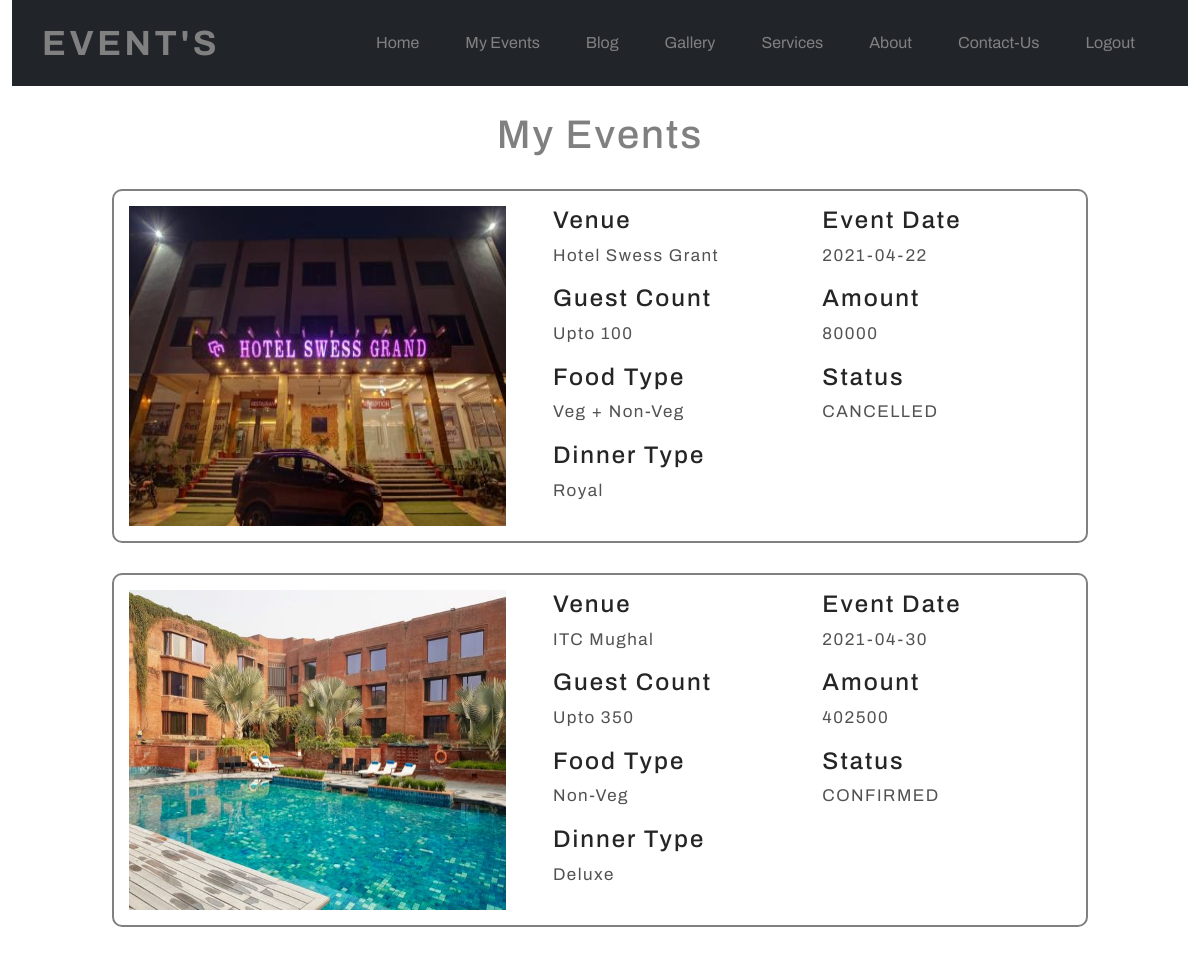
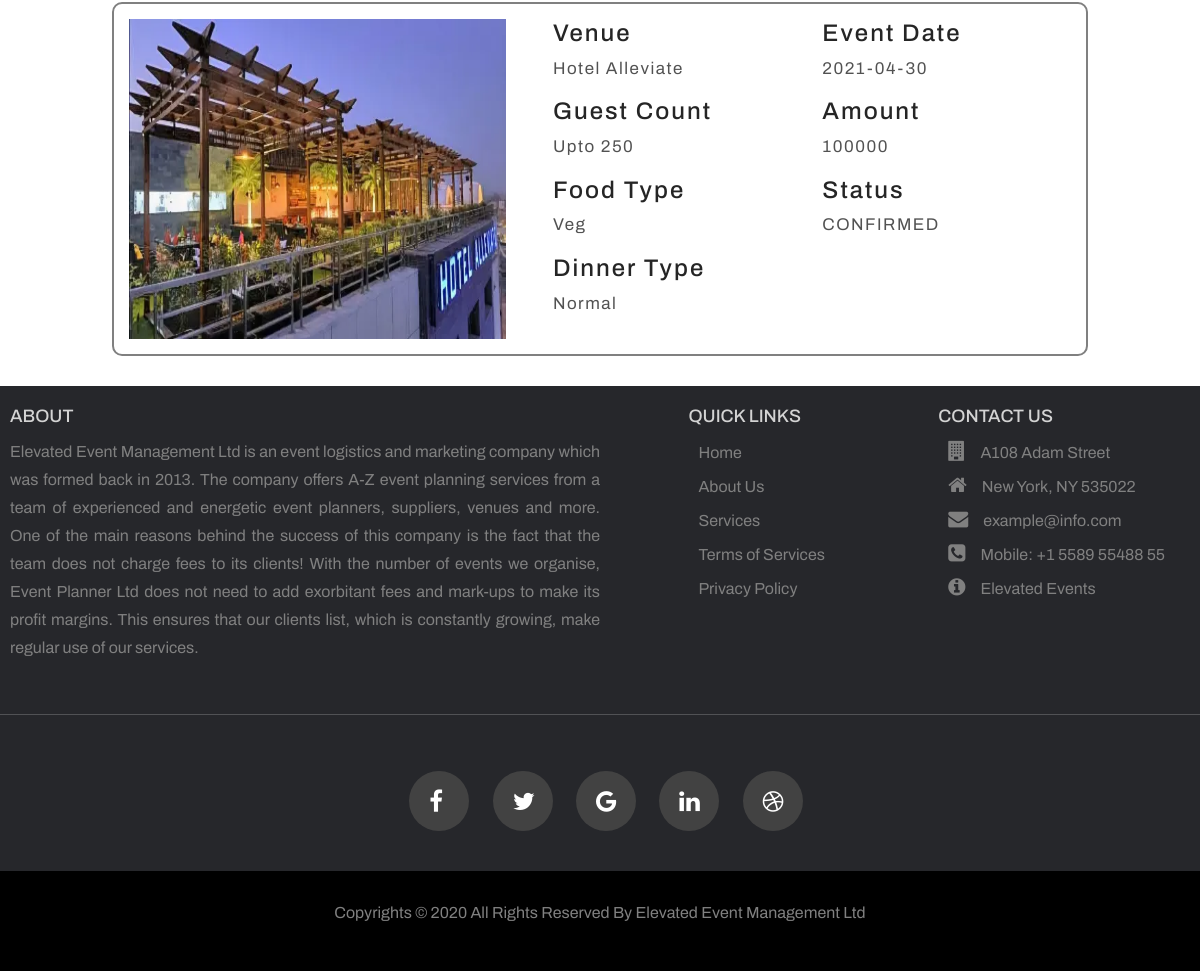
Page /MyEvents/ (signed in) on the committed database (2 pictures, top to bottom).
### app/models.py (models this page shows)
class Booking(models.Model):
    user = models.ForeignKey(User,on_delete=models.CASCADE)
    venue = models.ForeignKey(Venue,on_delete=models.CASCADE)
    food_type = models.CharField(max_length=500)
    dinner_type = models.CharField(max_length=500)
    guest_count = models.IntegerField(default=100)
    total_cost = models.IntegerField(default=0)
    date = models.CharField(max_length=100)
    status = models.CharField(max_length=500,default="Pending")
    isPending = models.BooleanField(default=True)

class Venue(models.Model):
    event = models.ForeignKey(Event,on_delete=models.CASCADE)
    name = models.CharField(max_length=500)
    image = models.ImageField(upload_to='event/static/VenueImages/')
    location = models.CharField(max_length=1000)
    rating = models.DecimalField(decimal_places=2,max_digits=4)
    guests = models.IntegerField()
    wifi_available = models.BooleanField(default=False)
    t4seven_available = models.BooleanField(default=False)
    lightning_available = models.BooleanField(default=False)
    catering_available = models.BooleanField(default=False)
    dj_available = models.BooleanField(default=False)
    normal_plate_rate = models.IntegerField(default=0)
    deluxe_plate_rate = models.IntegerField(default=0)
    royal_plate_rate = models.IntegerField(default=0)

### app/views.py (the view)
# urls.py: path('MyEvents/',MyEventsView,name='myevents'),
def MyEventsView(request):
    bookings = Booking.objects.filter(user=request.user)
    context = { 'bookings' : bookings }
    return render(request, 'MyEvents.html',context=context)

### app/templates/MyEvents.html (shortened to what this page needs)
<!DOCTYPE html>
<html lang="en">
<head>
    <link rel="stylesheet" href="../static/Style/indexFooter.css">
    <link rel="stylesheet" href="https://stackpath.bootstrapcdn.com/font-awesome/4.7.0/css/font-awesome.min.css">
    <link rel="stylesheet" href="../static/Style/MyEvents.css">
    <link rel="stylesheet" href="../static/css/bootstrap.min.css">
</head>
<body>
    <div class="container-fluid">
        <nav class="navbar navbar-expand-lg bg-dark nav1">
            <div class="container">
                <a class="navbar-brand title" href="/Home/">Event's</a>
                <div class="collapse navbar-collapse" id="navbarSupportedContent">
                    <ul class="navbar-nav mr-auto w-100 justify-content-end">
                        <li class="nav-item active li-link">
                            <a class="nav-link li-link" href="/Home/">Home</a>
                        </li>
                        <li class="nav-item">
                            <a class="nav-link li-link" href="/MyEvents/">My Events</a>
                        </li>
                        <li class="nav-item">
                            <a class="nav-link li-link" href="/Blog/">Blog</a>
                        </li>
                        <li class="nav-item">
                            <a class="nav-link li-link" href="/Gallery/">Gallery</a>
                        </li>
                        <li class="nav-item">
                            <a class="nav-link li-link" href="/Services/">Services</a>
                        </li>
                        <li class="nav-item">
                            <a class="nav-link li-link" href="/About/">About</a>
                        </li>
                        <li class="nav-item">
                            <a class="nav-link li-link" href="/ContactUs/">Contact-Us</a>
                        </li>
                        <li class="nav-item">
                            <a class="nav-link li-link" href="/Logout/">Logout</a>
                        </li>
                    </ul>
                </div>
            </div>
        </nav>
        <div class="header">
            <h1>My Events</h1>
        </div>
        {% for booking in bookings %}
        <div class="content">
            <div class="left">
                <img src="/static/{{booking.venue.image }}/" alt="">
            </div>
            <div class="right">
                <div class="right-left">
                    <h4>Venue</h4>
                    <p> {{booking.venue.name}}</p>
                    <h4>Guest Count</h4>
                    <p>Upto {{booking.guest_count}}</p>
                    <h4>Food Type</h4>
                    <p style="text-transform: capitalize;">{{booking.food_type}}</p>
                    <h4>Dinner Type</h4>
                    <p style="text-transform: capitalize;"> {{booking.dinner_type}} </p>
                </div>
                <div class="right-right">
                    <h4>Event Date</h4>
                    <p> {{booking.date}}</p>
                    <h4>Amount</h4>
                    <p> {{booking.total_cost}}</p>
                    <h4>Status</h4>
                    <p>{{booking.status}}</p>
                </div>
            </div>
        </div>
        {% endfor %}
    </div>
    <footer>
        <section class="sec-1">
            <section class="about">
                <h2>About</h2>
                <p>Elevated Event Management Ltd is an event logistics and marketing company which was formed
                    back
                    in 2013. The
                    company offers A-Z event planning services from a team of experienced and energetic event
                    planners, suppliers, venues and more. One of the main reasons behind the success of this
                    company
                    is the fact that the team does not charge fees to its clients! With the number of events
                    we organise, Event Planner Ltd does not need to add exorbitant fees and mark-ups to make its
                    profit margins. This ensures that our clients list, which is constantly growing, make
                    regular
                    use of our services.</p>
            </section>
            <section class="link2">
                <h2 class="quick-1">Quick Links</h2>
                <ul>
                    <li><a href="/Home/">Home</a></li>
                    <li><a href="/About/">About Us</a></li>
                    <li><a href="/Services/">Services</a></li>
                    <li><a href="/termsofservices/">Terms of Services</a></li>
                    <li><a href="/privacypolicy/">Privacy Policy</a></li>
                </ul>
            </section>
            <section class="link3">
                <h2 class="quick-2">Contact Us</h2>
                <ul>
                    <li><i class="fa fa-building"></i><span>A108 Adam Street</span></li>
                    <li><i class="fa fa-home"></i><span>New York, NY 535022</span></li>
                    <li><i class="fa fa-envelope"></i><span><a
                                href="mailto:example@info.com">example@info.com</a></span></li>
                    <li><i class="fa fa-phone-square"></i><span><a href="tel:+1 5589 55488 55">Mobile: +1 5589 55488
                                55</a></span></li>
                    <li><i class="fa fa-info-circle"></i><a href="#">Elevated Events</a></li>
                </ul>
            </section>
        </section>
        <hr width="100%" noshade style="color: white; opacity: .2;">
        <section class="sec-3">
            <ul>
                <li><a href="#"><i class="fa fa-facebook"></i></a></li>
                <li><a href="#"><i class="fa fa-twitter"></i></a></li>
                <li><a href="#"><i class="fa fa-google"></i></a></li>
                <li><a href="#"><i class="fa fa-linkedin"></i></a></li>
                <li><a href="#"><i class="fa fa-dribbble"></i></a></li>
            </ul>
        </section>
        <section class="sec-4">
            <p>
                Copyrights &copy 2020 All Rights Reserved By
                <a href="#">Elevated Event Management Ltd</a>
            </p>
        </section>
    </footer>
</body>
</html>

### app/static/Style/indexFooter.css (style rules this page uses)
* { margin: 0; padding: 0; box-sizing: border-box; }
footer { margin-top: 30px; width: 100%; background-color: #26272b; }
.sec-1 { display: flex; flex-direction: row; justify-content: space-between; padding: 20px 10px; }
.about { width: 50%; }
.sec-1 h2 { font-size: 18px; color: lightgray; text-transform: uppercase; }
.about p { text-align: justify; color: grey; line-height: 28px; margin-top: 10px; }
.sec-1 ul { list-style: none; }
.sec-1 ul li { padding: 5px; margin-right: 20px; }
.sec-1 a { text-decoration: none; color: grey; }
.sec-1 span { color: grey; }
.sec-1 i { color: grey; font-size: 20px; }
.link3 i { margin-right: 15px; }
.quick-1, .quick-2 { margin-left: 27px; }
hr { opacity: .2; color: white; }
.sec-3 { display: flex; justify-content: center; padding: 20px; }
.sec-3 ul { list-style: none; margin: 20px; }
.sec-3 ul li { display: inline-block; width: 60px; height: 60px; border-radius: 50%; background-color: #424242; padding: 20px; margin-right: 20px; }
.sec-3 ul li i { color: white; font-size: 24px; line-height: 20px; text-align: center; }
.sec-4 { display: flex; justify-content: center; background-color: black; padding: 30px; }
.sec-4 p { color: gray; position: relative; }
.sec-4 p a { color: gray; text-decoration: none; }
.sec-4 p::after { content: ''; display: block; width: 0; bottom: -10px; right: 0; height: 2px; position: absolute; background-color: yellow; transition: all .3s; }

### app/static/Style/MyEvents.css (style rules this page uses)
* { padding: 0; margin: 0; box-sizing: border-box; font-family: 'Archivo', sans-serif; }
a.title { font-weight: bold; text-transform: uppercase; color: gray; font-size: 35px; letter-spacing: 3.5px; }
.navbar ul li { margin: 15px; }
.navbar ul li .li-link { position: relative; color: grey; }
.navbar ul li .li-link:before { content: ""; position: absolute; width: 0; height: 2px; bottom: 0; right: 0; background-color: white; visibility: hidden; transition: all 0.3s ease-in-out; }
.header h1 { color: gray; text-align: center; }
.header h1 { margin-top: 25px; margin-bottom: 10px; letter-spacing: 2px; }
.content { width: 83%; border: 2px solid gray; padding: 15px; margin: auto; margin-top: 30px; margin-bottom: 20px; border-radius: 10px; }
.content .left { float: left; width: 40%; }
.content img { width: 100%; height: 320px; }
.content .right { float: right; width: 55%; }
.content::after { content: ''; display: block; clear: both; }
.content .right .right-left { float: left; width: 50%; }
.content .right .right-right { float: right; width: 48%; }
.right::after { content: ''; display: block; clear: both; }
.content .right h4 { color: #252525; letter-spacing: 2px; }
.content .right p { font-size: 17px; letter-spacing: 1.5px; color: #525252; }

### rows in the picture
Booking: venue.image (picture), venue.name "Hotel Swess Grant", guest_count "100", food_type "Veg + Non-Veg", dinner_type "Royal", date "2021-04-22", total_cost "80000", status "CANCELLED"
Booking: venue.image (picture), venue.name "ITC Mughal", guest_count "350", food_type "Non-Veg", dinner_type "Deluxe", date "2021-04-30", total_cost "402500", status "CONFIRMED"
Booking: venue.image (picture), venue.name "Hotel Alleviate", guest_count "250", food_type "Veg", dinner_type "Normal", date "2021-04-30", total_cost "100000", status "CONFIRMED"
